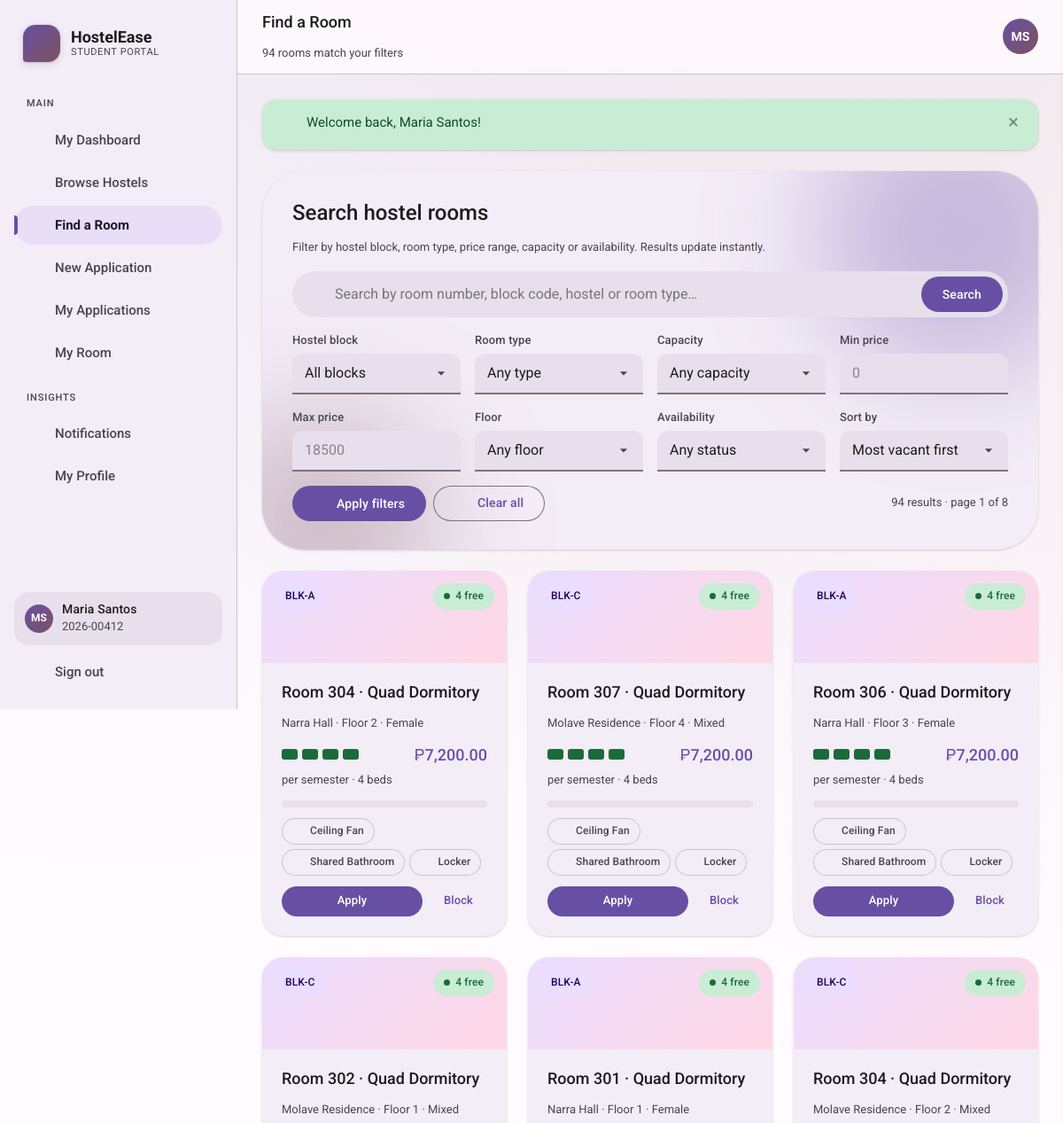
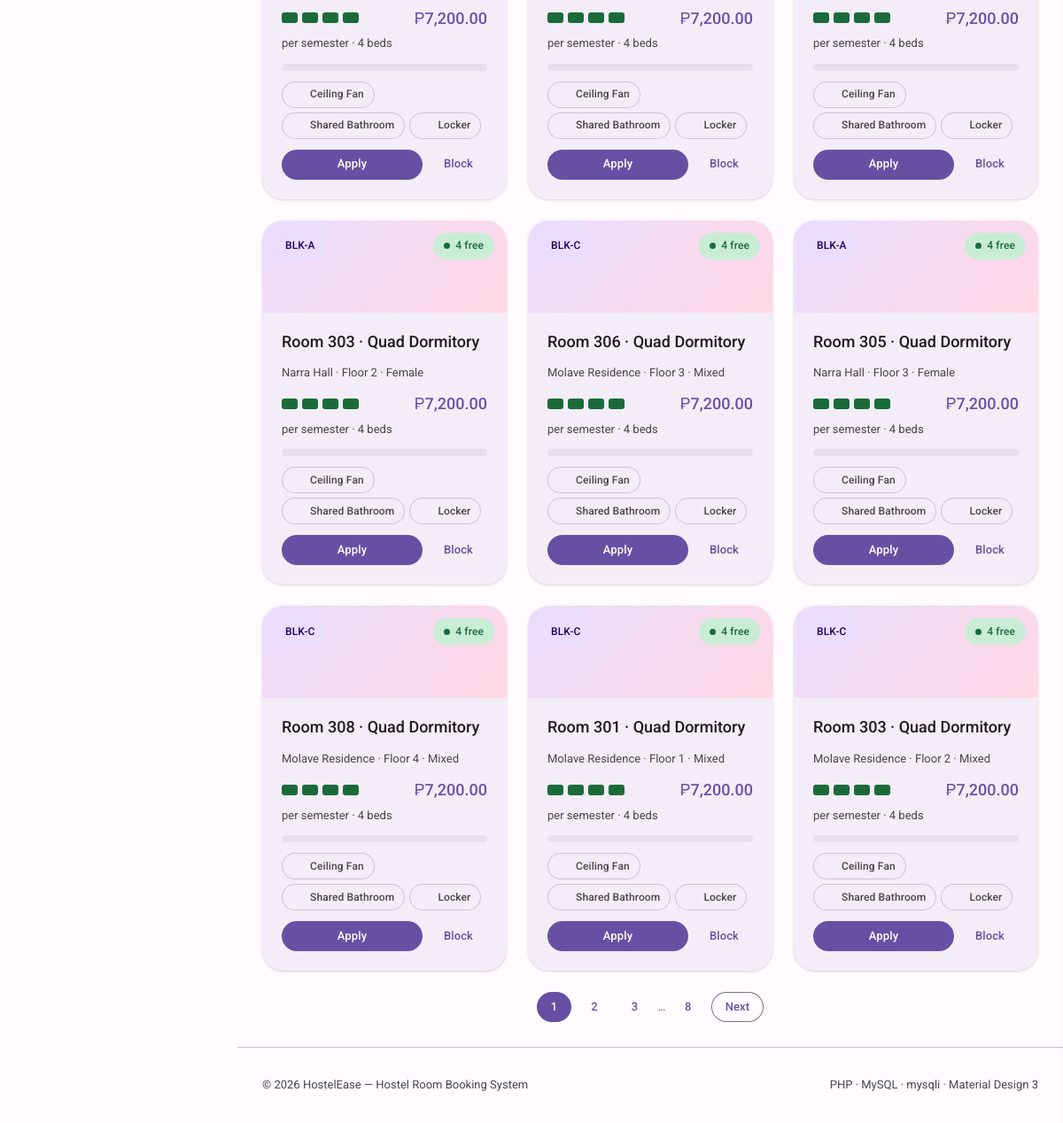
/student/search-rooms.php (signed in), run on the app's committed database (2 pictures, top to bottom).
### tables this page shows
CREATE TABLE users (
  id            INT UNSIGNED NOT NULL AUTO_INCREMENT,
  role          ENUM('student','admin') NOT NULL DEFAULT 'student',
  student_id    VARCHAR(20)  DEFAULT NULL,
  full_name     VARCHAR(120) NOT NULL,
  email         VARCHAR(150) NOT NULL,
  phone         VARCHAR(25)  DEFAULT NULL,
  password_hash VARCHAR(255) NOT NULL,
  gender        ENUM('male','female','other') DEFAULT NULL,
  programme     VARCHAR(120) DEFAULT NULL,
  year_level    VARCHAR(20)  DEFAULT NULL,
  address       VARCHAR(255) DEFAULT NULL,
  emergency_contact_name  VARCHAR(120) DEFAULT NULL,
  emergency_contact_phone VARCHAR(25)  DEFAULT NULL,
  status        ENUM('active','suspended') NOT NULL DEFAULT 'active',
  created_at    TIMESTAMP NOT NULL DEFAULT CURRENT_TIMESTAMP,
  updated_at    TIMESTAMP NOT NULL DEFAULT CURRENT_TIMESTAMP ON UPDATE CURRENT_TIMESTAMP,
  PRIMARY KEY (id),
  UNIQUE KEY uq_users_email (email),
  UNIQUE KEY uq_users_student_id (student_id),
  KEY idx_users_role (role)
);

CREATE TABLE rooms (
  id          INT UNSIGNED NOT NULL AUTO_INCREMENT,
  hostel_id   INT UNSIGNED NOT NULL,
  room_type_id INT UNSIGNED NOT NULL,
  room_number VARCHAR(20) NOT NULL,
  floor       TINYINT NOT NULL DEFAULT 1,
  occupied    TINYINT UNSIGNED NOT NULL DEFAULT 0,
  status      ENUM('available','full','maintenance','blocked') NOT NULL DEFAULT 'available',
  created_at  TIMESTAMP NOT NULL DEFAULT CURRENT_TIMESTAMP,
  PRIMARY KEY (id),
  UNIQUE KEY uq_hostel_room (hostel_id, room_number),
  KEY idx_rooms_type (room_type_id),
  CONSTRAINT fk_rooms_hostel FOREIGN KEY (hostel_id)   REFERENCES hostels(id)   ON DELETE CASCADE,
  CONSTRAINT fk_rooms_type   FOREIGN KEY (room_type_id) REFERENCES room_types(id) ON DELETE RESTRICT
);

CREATE TABLE hostels (
  id           INT UNSIGNED NOT NULL AUTO_INCREMENT,
  name         VARCHAR(120) NOT NULL,
  block_code   VARCHAR(20)  NOT NULL,
  location     VARCHAR(180) DEFAULT NULL,
  description  TEXT,
  facilities   VARCHAR(500) DEFAULT NULL,
  warden_name  VARCHAR(120) DEFAULT NULL,
  warden_phone VARCHAR(25)  DEFAULT NULL,
  gender_policy ENUM('male','female','mixed') NOT NULL DEFAULT 'mixed',
  image_url    VARCHAR(255) DEFAULT NULL,
  is_active    TINYINT(1) NOT NULL DEFAULT 1,
  created_at   TIMESTAMP NOT NULL DEFAULT CURRENT_TIMESTAMP,
  PRIMARY KEY (id),
  UNIQUE KEY uq_hostel_block (block_code)
);

CREATE TABLE room_types (
  id          INT UNSIGNED NOT NULL AUTO_INCREMENT,
  name        VARCHAR(80) NOT NULL,
  capacity    TINYINT UNSIGNED NOT NULL DEFAULT 1,
  price       DECIMAL(10,2) NOT NULL DEFAULT 0.00,
  facilities  VARCHAR(500) DEFAULT NULL,
  description VARCHAR(500) DEFAULT NULL,
  created_at  TIMESTAMP NOT NULL DEFAULT CURRENT_TIMESTAMP,
  PRIMARY KEY (id),
  UNIQUE KEY uq_room_type_name (name)
);

### student/search-rooms.php (the view, shortened to what the rows shown need)
<?php
require_once __DIR__ . '/../includes/header.php';
$sortBy    = safe_choice(get_str('sort'), ['price_asc', 'price_desc', 'capacity_asc', 'vacancy_desc', 'room_asc'], 'vacancy_desc');
$perPage   = 12;
$page      = max(1, get_int('page', 1));
$where  = ['1=1'];
$types  = '';
$params = [];
$whereSql = implode(' AND ', $where);
$orderSql = match ($sortBy) {
    'price_asc'    => 'rt.price ASC, r.room_number ASC',
    'price_desc'   => 'rt.price DESC, r.room_number ASC',
    'capacity_asc' => 'rt.capacity ASC, rt.price ASC',
    'room_asc'     => 'h.block_code ASC, r.floor ASC, LENGTH(r.room_number) ASC, r.room_number ASC',
    default        => '(rt.capacity - r.occupied) DESC, rt.price ASC',
};
$baseSql = "FROM rooms r
            JOIN hostels h     ON h.id  = r.hostel_id
            JOIN room_types rt ON rt.id = r.room_type_id
            WHERE h.is_active = 1 AND $whereSql";
$total = (int)(db_one($conn, "SELECT COUNT(*) c $baseSql", $types, $params)['c'] ?? 0);
$pages = max(1, (int)ceil($total / $perPage));
$page  = min($page, $pages);
$offset = ($page - 1) * $perPage;
$rows = db_all($conn, "SELECT r.*, h.name hostel_name, h.block_code, h.location, h.gender_policy,
                              rt.name type_name, rt.capacity, rt.price, rt.facilities type_facilities,
                              (rt.capacity - r.occupied) AS vacancy
                       $baseSql
                       ORDER BY $orderSql
                       LIMIT $perPage OFFSET $offset", $types, $params);
$maxP    = (int)(db_one($conn, 'SELECT COALESCE(MAX(price),0) p FROM room_types')['p'] ?? 0);
page_header('Find a Room', 'search-rooms', $total . ' room' . ($total === 1 ? '' : 's') . ' match your filters');
?>
<section class="hero mb-3" style="padding:32px 34px">
  <div style="position:relative;z-index:1">
    <h2 class="title-l mb-1">Search hostel rooms</h2>
  </div>
</section>
<?php if (!$rows): ?>
  <div class="card">
    <div class="empty">
      <div class="empty-icon"><?= icon('search') ?></div>
      <h3 class="title-m mb-0">No rooms match your filters</h3>
      <p class="tiny mb-2">Try widening the price range, choosing another block, or clearing the availability filter.</p>
      <a class="btn btn-tonal" href="search-rooms.php"><?= icon('close') ?> Clear all filters</a>
    </div>
  </div>
<?php else: ?>
  <div class="grid g-3">
    <?php foreach ($rows as $i => $r):
        $cap   = (int)$r['capacity'];
        $free  = (int)$r['vacancy'];
        $vacant = $r['status'] === 'available' && $free > 0;
    ?>
      <article class="card card-hover hostel-card group anim-rise anim-rise-<?= ($i % 4) + 1 ?>">
        <div class="hostel-visual" style="height:104px">
          <?= icon('bed', 'icon icon-lg') ?>
          <span class="chip chip-primary hostel-code"><?= e($r['block_code']) ?></span>
          <span class="chip <?= $vacant ? 'chip-success' : ($r['status'] === 'maintenance' ? 'chip-warning' : 'chip-neutral') ?>"
                style="position:absolute;top:14px;right:14px">
            <span class="chip-dot"></span><?= $vacant ? $free . ' free' : ($r['status'] === 'maintenance' ? 'Maintenance' : 'Full') ?>
          </span>
        </div>
        <div class="hostel-body">
          <div>
            <h3 class="title-m mb-0">Room <?= e($r['room_number']) ?> &middot; <?= e($r['type_name']) ?></h3>
            <p class="tiny mb-0"><?= e($r['hostel_name']) ?> &middot; Floor <?= (int)$r['floor'] ?> &middot; <?= e(ucfirst($r['gender_policy'])) ?></p>
          </div>
          <div class="row-between">
            <div class="beds" title="<?= (int)$r['occupied'] ?> of <?= $cap ?> beds taken">
              <?php for ($b = 1; $b <= $cap; $b++): ?>
                <span class="bed<?= $b <= (int)$r['occupied'] ? ' taken' : '' ?>"></span>
              <?php endfor; ?>
            </div>
            <span class="title-m mb-0" style="color:var(--md-primary)"><?= money($r['price']) ?></span>
          </div>
          <div class="tiny" style="margin-top:-6px">per semester &middot; <?= $cap ?> bed<?= $cap === 1 ? '' : 's' ?></div>
          <?= occupancy_bar((int)$r['occupied'], $cap) ?>
          <div class="row wrap" style="gap:5px">
            <?php foreach (array_slice(array_filter(array_map('trim', explode(',', (string)$r['type_facilities']))), 0, 3) as $f): ?>
              <span class="chip chip-outline"><?= icon_for_facility($f) ?><?= e($f) ?></span>
            <?php endforeach; ?>
          </div>
          <div class="row" style="gap:8px;margin-top:auto">
            <a class="btn btn-sm grow" <?= $vacant ? '' : 'disabled aria-disabled="true"' ?>
               href="apply.php?hostel=<?= (int)$r['hostel_id'] ?>&type=<?= (int)$r['room_type_id'] ?>&room=<?= (int)$r['id'] ?>">
              <?= $vacant ? 'Apply' : 'Unavailable' ?>
            </a>
            <a class="btn btn-sm btn-text" href="hostel-detail.php?id=<?= (int)$r['hostel_id'] ?>">Block</a>
          </div>
        </div>
      </article>
    <?php endforeach; ?>
  </div>
<?php endif; ?>
<?php page_footer(); ?>

### includes/header.php (shortened to what the rows shown need)
<?php
require_once __DIR__ . '/functions.php';
$__USER = current_user();
function initials(?string $name): string
{
    $parts = preg_split('/\s+/', trim((string)$name));
    $out = '';
    foreach (array_slice($parts, 0, 2) as $p) {
        if ($p !== '') {
            $out .= mb_strtoupper(mb_substr($p, 0, 1));
        }
    }
    return $out ?: '?';
}
function page_header(string $title, string $active = '', string $subtitle = '', array $actions = []): void
{
    global $__USER;
    $user = $__USER ?: current_user();
    $role = $user['role'] ?? 'guest';
    $unread = $user ? unread_notification_count((int)$user['id']) : 0;
    ?>
<!DOCTYPE html>
<html lang="en">
<head>
<link rel="stylesheet" href="<?= app_url('assets/css/fonts.css') ?>">
<link rel="stylesheet" href="<?= app_url('assets/css/material-you.css') ?>">
</head>
<body>
<div class="app">
  <aside class="rail" id="rail" aria-label="Main navigation">
    <div class="brand">
      <div class="brand-mark"><?= icon('apartment') ?></div>
      <div class="brand-text">
        <span class="brand-name"><?= APP_NAME ?></span>
        <span class="brand-sub"><?= e($role === 'admin' ? 'Admin Console' : 'Student Portal') ?></span>
      </div>
    </div>
    <div class="rail-footer">
      <?php if ($user): ?>
        <div class="rail-user mb-1">
          <div class="avatar sm"><?= e(initials($user['full_name'])) ?></div>
          <div class="grow" style="min-width:0">
            <div class="label-m" style="white-space:nowrap;overflow:hidden;text-overflow:ellipsis"><?= e($user['full_name']) ?></div>
            <div class="tiny"><?= e($role === 'admin' ? 'Hostel Administrator' : ($user['student_id'] ?: 'Student')) ?></div>
          </div>
        </div>
      <?php endif; ?>
    </div>
  </aside>
  <div class="main">
    <header class="topbar">
      <div class="grow" style="min-width:0">
        <h1 class="title-m mb-0" style="white-space:nowrap;overflow:hidden;text-overflow:ellipsis"><?= e($title) ?></h1>
        <?php if ($subtitle): ?><p class="tiny mb-0"><?= $subtitle ?></p><?php endif; ?>
      </div>
      <button class="icon-btn" data-notif-toggle aria-label="Notifications (<?= $unread ?> unread)">
        <?= icon('notifications') ?>
      </button>
      <?php if ($user): ?>
        <a class="avatar" href="<?= app_url('profile.php') ?>" title="<?= e($user['full_name']) ?>" aria-label="My profile"><?= e(initials($user['full_name'])) ?></a>
      <?php endif; ?>
    </header>
    <main class="content" id="main">
    <?php
}
function page_footer(string $fab = ''): void
{
    ?>
    </main>
  </div>
</div>
</body>
</html>
    <?php
}

### includes/functions.php (shortened to what the rows shown need)
<?php
require_once __DIR__ . '/config.php';
function e(?string $value): string
{
    return htmlspecialchars((string)$value, ENT_QUOTES | ENT_SUBSTITUTE, 'UTF-8');
}
function money(float|string|null $amount): string
{
    return CURRENCY . number_format((float)$amount, 2);
}
function app_url(string $path = ''): string
{
    static $prefix = null;
    if ($prefix === null) {
        $scriptDir = rtrim(str_replace('\\', '/', dirname($_SERVER['SCRIPT_NAME'] ?? '/')), '/');
        if ($scriptDir === '' || $scriptDir === '.') {
            $prefix = rtrim(BASE_URL, '/') . '/';
        } else {
            $depth   = substr_count($scriptDir, '/');
            $baseDir = rtrim(BASE_URL, '/');
            $prefix  = ($baseDir !== '' ? $baseDir . '/' : '') . str_repeat('../', $depth);
        }
    }
    return $prefix . ltrim($path, '/');
}
function current_user(): ?array
{
    global $conn;
    static $cache = null;
    if ($cache !== null) {
        return $cache;
    }
    $stmt = mysqli_prepare($conn, 'SELECT * FROM users WHERE id = ? LIMIT 1');
    mysqli_stmt_bind_param($stmt, 'i', $_SESSION['user_id']);
    mysqli_stmt_execute($stmt);
    $res  = mysqli_stmt_get_result($stmt);
    $cache = mysqli_fetch_assoc($res) ?: null;
    return $cache;
}
function unread_notification_count(int $userId): int
{
    global $conn;
    $stmt = mysqli_prepare($conn, 'SELECT COUNT(*) c FROM notifications WHERE user_id = ? AND is_read = 0');
    mysqli_stmt_bind_param($stmt, 'i', $userId);
    mysqli_stmt_execute($stmt);
    $row = mysqli_fetch_assoc(mysqli_stmt_get_result($stmt));
    return (int)($row['c'] ?? 0);
}
function icon(string $name, string $class = 'icon'): string
{
    $d = $paths[$name] ?? $paths['info'];
    return '<svg class="' . e($class) . '" viewBox="0 0 24 24" fill="currentColor" aria-hidden="true" focusable="false">' . $d . '</svg>';
}
function icon_for_facility(string $facility): string
{
    $f = strtolower($facility);
    return match (true) {
        str_contains($f, 'wi-fi'), str_contains($f, 'wifi'), str_contains($f, 'internet') => icon('wifi', 'icon icon-xs'),
        str_contains($f, 'air'), str_contains($f, 'ac'), str_contains($f, 'cool')          => icon('ac_unit', 'icon icon-xs'),
        str_contains($f, 'laundry'), str_contains($f, 'wash')                              => icon('local_laundry', 'icon icon-xs'),
        str_contains($f, 'security'), str_contains($f, 'cctv'), str_contains($f, 'guard')  => icon('security', 'icon icon-xs'),
        str_contains($f, 'gym'), str_contains($f, 'fitness')                               => icon('fitness', 'icon icon-xs'),
        str_contains($f, 'canteen'), str_contains($f, 'kitchen'), str_contains($f, 'dining') => icon('restaurant', 'icon icon-xs'),
        str_contains($f, 'parking')                                                        => icon('directions_car', 'icon icon-xs'),
        str_contains($f, 'power'), str_contains($f, 'generator'), str_contains($f, 'electric') => icon('bolt', 'icon icon-xs'),
        default => icon('check', 'icon icon-xs'),
    };
}
function occupancy_bar(int $occupied, int $capacity): string
{
    $capacity = max(1, $capacity);
    $pct = (int)round(($occupied / $capacity) * 100);
    $tone = $pct >= 100 ? 'bar-full' : ($pct >= 70 ? 'bar-high' : 'bar-low');
    return '<div class="bar" role="img" aria-label="' . $occupied . ' of ' . $capacity . ' beds occupied">'
         . '<span class="bar-fill ' . $tone . '" style="width:' . $pct . '%"></span></div>';
}
function db_all(mysqli $conn, string $sql, string $types = '', array $params = []): array
{
    $stmt = mysqli_prepare($conn, $sql);
    if ($types !== '' && $params !== []) {
        mysqli_stmt_bind_param($stmt, $types, ...$params);
    }
    mysqli_stmt_execute($stmt);
    $rows = mysqli_fetch_all(mysqli_stmt_get_result($stmt), MYSQLI_ASSOC);
    return $rows;
}
function db_one(mysqli $conn, string $sql, string $types = '', array $params = []): ?array
{
    $rows = db_all($conn, $sql, $types, $params);
    return $rows[0] ?? null;
}
function safe_choice(string $value, array $allowed, string $default): string
{
    return in_array($value, $allowed, true) ? $value : $default;
}
function get_int(string $key, int $default = 0): int
{
    return isset($_GET[$key]) && $_GET[$key] !== '' ? (int)$_GET[$key] : $default;
}
function get_str(string $key, string $default = ''): string
{
    return isset($_GET[$key]) && is_string($_GET[$key]) ? trim($_GET[$key]) : $default;
}

### data on the page
users: role "STUDENT PORTAL", full_name "MS", full_name "Maria Santos", student "2026-00412"
rooms: hostel.block_code "BLK-A", free "4", room_number "304", room_type.name "Quad Dormitory", hostel.name "Narra Hall", floor "2", hostel.gender_policy "Female", occupied 0 (drawn), room_type.price "₱7,200.00", room_type.capacity "4", f "Ceiling Fan", f "Shared Bathroom", f "Locker", status "Apply"
rooms: hostel.block_code "BLK-C", free "4", room_number "307", room_type.name "Quad Dormitory", hostel.name "Molave Residence", floor "4", hostel.gender_policy "Mixed", occupied 0 (drawn), room_type.price "₱7,200.00", room_type.capacity "4", f "Ceiling Fan", f "Shared Bathroom", f "Locker", status "Apply"
rooms: hostel.block_code "BLK-A", free "4", room_number "306", room_type.name "Quad Dormitory", hostel.name "Narra Hall", floor "3", hostel.gender_policy "Female", occupied 0 (drawn), room_type.price "₱7,200.00", room_type.capacity "4", f "Ceiling Fan", f "Shared Bathroom", f "Locker", status "Apply"
rooms: hostel.block_code "BLK-C", free "4", room_number "302", room_type.name "Quad Dormitory", hostel.name "Molave Residence", floor "1", hostel.gender_policy "Mixed", occupied 0 (drawn), room_type.price "₱7,200.00", room_type.capacity "4", f "Ceiling Fan", f "Shared Bathroom", f "Locker", status "Apply"
rooms: hostel.block_code "BLK-A", free "4", room_number "301", room_type.name "Quad Dormitory", hostel.name "Narra Hall", floor "1", hostel.gender_policy "Female", occupied 0 (drawn), room_type.price "₱7,200.00", room_type.capacity "4", f "Ceiling Fan", f "Shared Bathroom", f "Locker", status "Apply"
rooms: hostel.block_code "BLK-C", free "4", room_number "304", room_type.name "Quad Dormitory", hostel.name "Molave Residence", floor "2", hostel.gender_policy "Mixed", occupied 0 (drawn), room_type.price "₱7,200.00", room_type.capacity "4", f "Ceiling Fan", f "Shared Bathroom", f "Locker", status "Apply"
rooms: hostel.block_code "BLK-A", free "4", room_number "303", room_type.name "Quad Dormitory", hostel.name "Narra Hall", floor "2", hostel.gender_policy "Female", occupied 0 (drawn), room_type.price "₱7,200.00", room_type.capacity "4", f "Ceiling Fan", f "Shared Bathroom", f "Locker", status "Apply"
rooms: hostel.block_code "BLK-C", free "4", room_number "306", room_type.name "Quad Dormitory", hostel.name "Molave Residence", floor "3", hostel.gender_policy "Mixed", occupied 0 (drawn), room_type.price "₱7,200.00", room_type.capacity "4", f "Ceiling Fan", f "Shared Bathroom", f "Locker", status "Apply"
rooms: hostel.block_code "BLK-A", free "4", room_number "305", room_type.name "Quad Dormitory", hostel.name "Narra Hall", floor "3", hostel.gender_policy "Female", occupied 0 (drawn), room_type.price "₱7,200.00", room_type.capacity "4", f "Ceiling Fan", f "Shared Bathroom", f "Locker", status "Apply"
rooms: hostel.block_code "BLK-C", free "4", room_number "308", room_type.name "Quad Dormitory", hostel.name "Molave Residence", floor "4", hostel.gender_policy "Mixed", occupied 0 (drawn), room_type.price "₱7,200.00", room_type.capacity "4", f "Ceiling Fan", f "Shared Bathroom", f "Locker", status "Apply"
rooms: hostel.block_code "BLK-C", free "4", room_number "301", room_type.name "Quad Dormitory", hostel.name "Molave Residence", floor "1", hostel.gender_policy "Mixed", occupied 0 (drawn), room_type.price "₱7,200.00", room_type.capacity "4", f "Ceiling Fan", f "Shared Bathroom", f "Locker", status "Apply"
rooms: hostel.block_code "BLK-C", free "4", room_number "303", room_type.name "Quad Dormitory", hostel.name "Molave Residence", floor "2", hostel.gender_policy "Mixed", occupied 0 (drawn), room_type.price "₱7,200.00", room_type.capacity "4", f "Ceiling Fan", f "Shared Bathroom", f "Locker", status "Apply"

### other printed values
APP_NAME "HostelEase"
$section "MAIN"
$label "My Dashboard"
$label "Browse Hostels"
$label "Find a Room"
$label "New Application"
$label "My Applications"
$label "My Room"
$section "INSIGHTS"
$label "Notifications"
$label "My Profile"
$title "Find a Room"
$subtitle "94 rooms match your filters"
$f['message'] "Welcome back, Maria Santos!"
$total "94"
